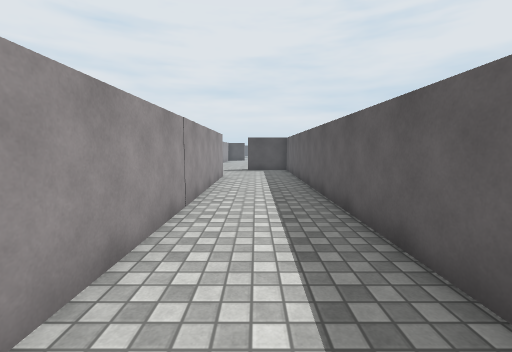
View 1 (above)

24 first-person views from a walk through a Unity game level. The camera is 1.3 m above the floor, tilts 6° down and sees 90° across. The floor is counted in squares, 1 m on a side. Each view is taken from the middle of a square. On the plan, view 1 faces up. The plan holds only what a view shows up to about 13 squares ahead; the rest is blank. The place goes on beyond the plan. The player is left out. Surface patterns are stand-ins for the level's own textures.

View 2
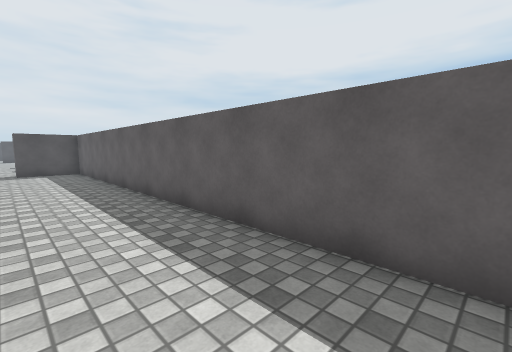

View 3
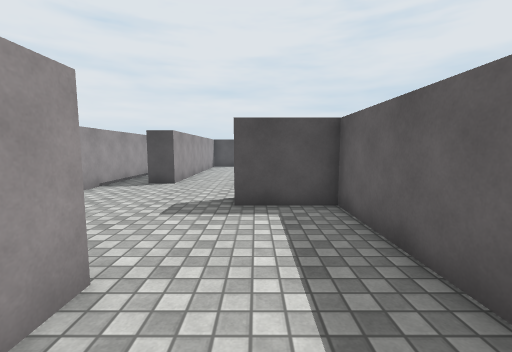

View 4
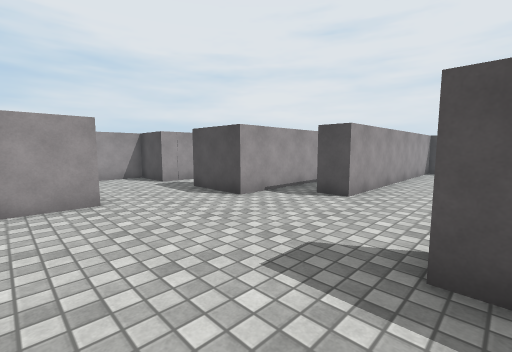

View 5
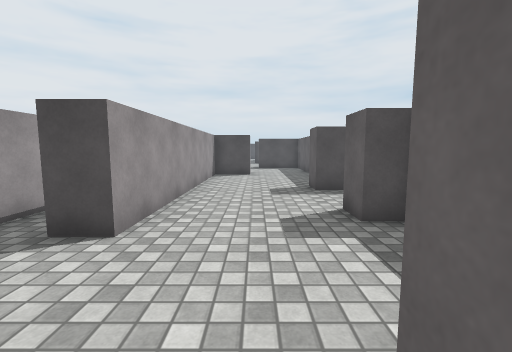

View 6
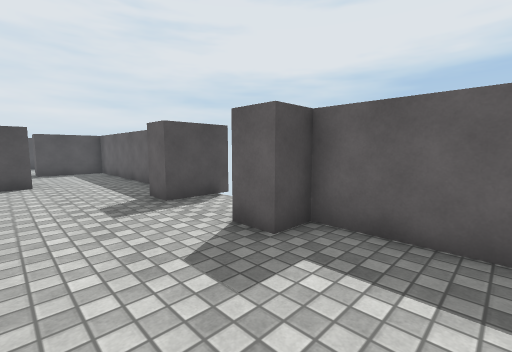

View 7
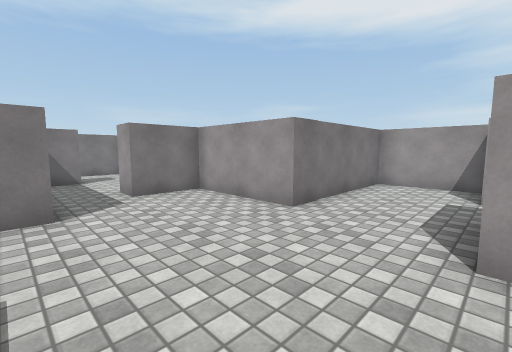

View 8
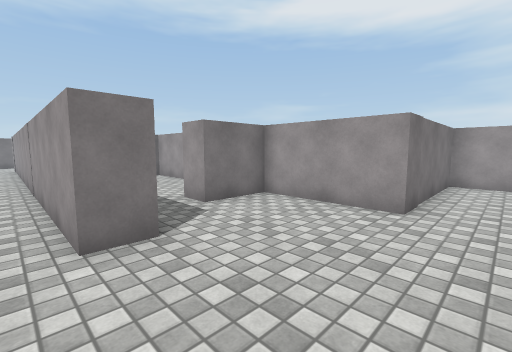

View 9
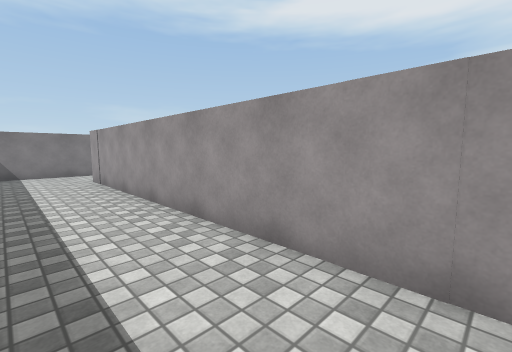

View 10
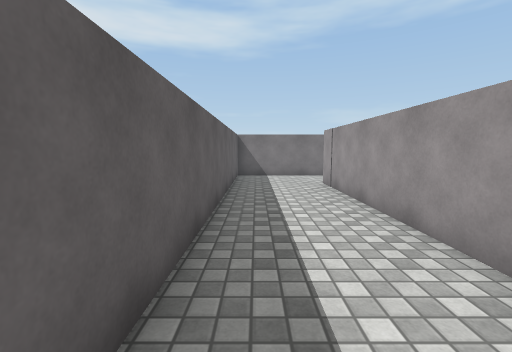

View 11
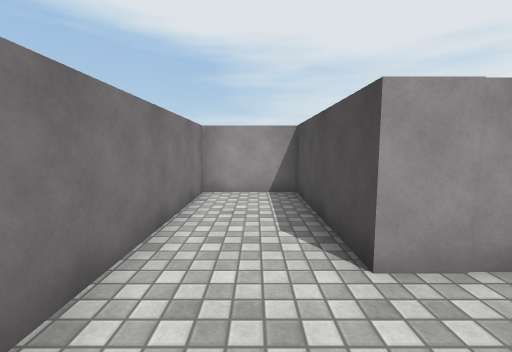

View 12
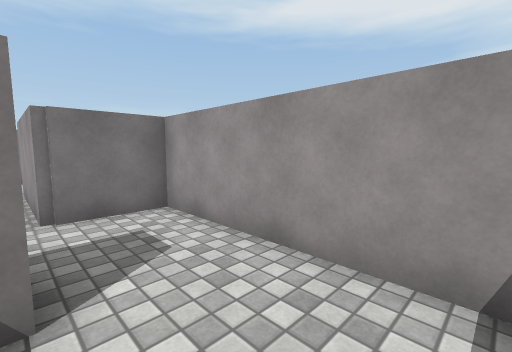

View 13
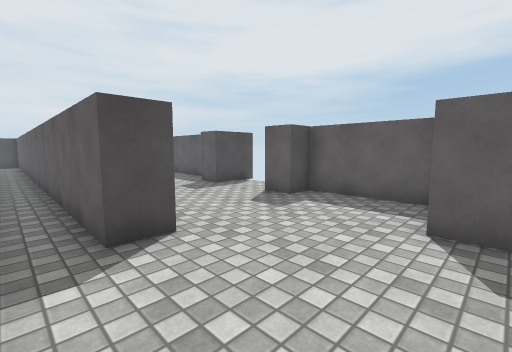

View 14
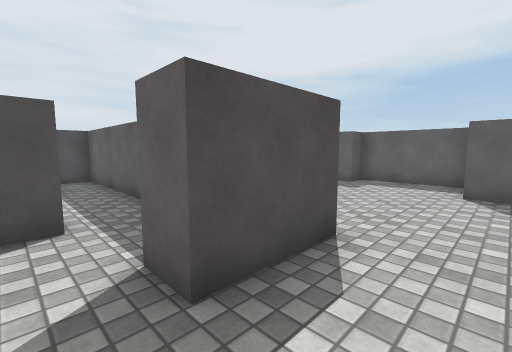

View 15
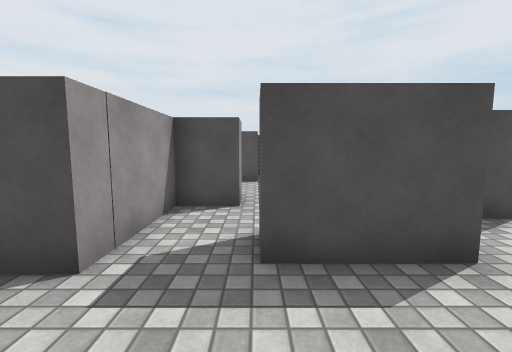

View 16
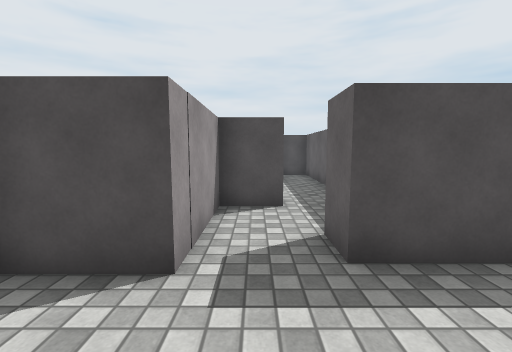

View 17
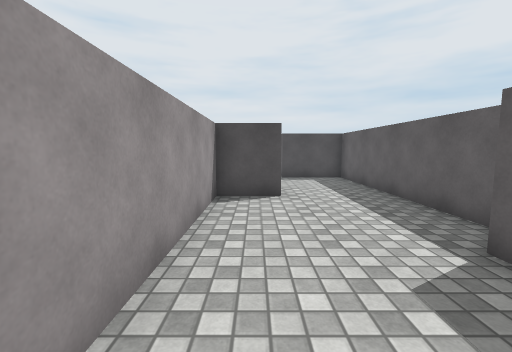

View 18
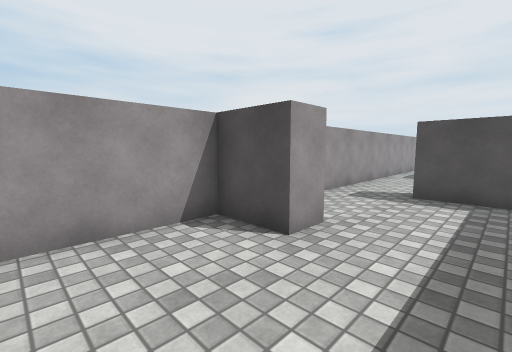

View 19
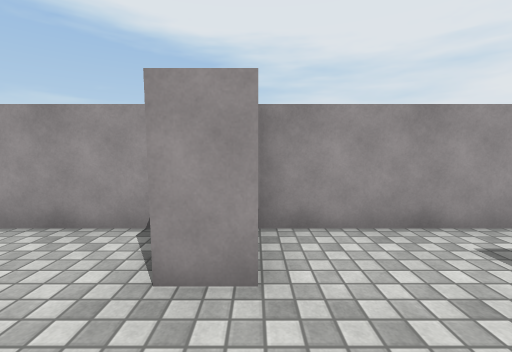

View 20
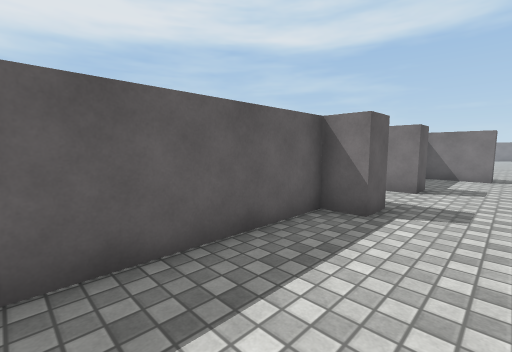

View 21
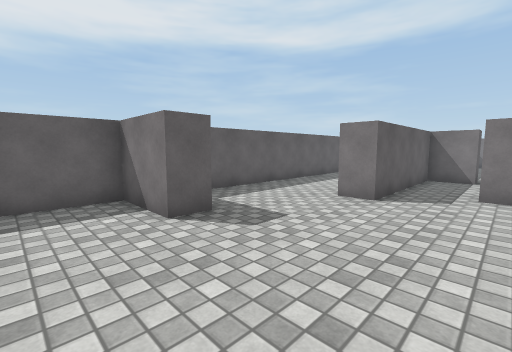

View 22
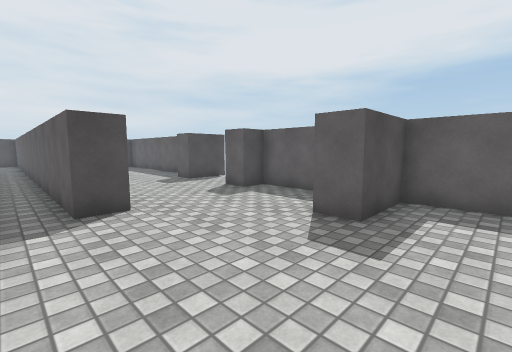

View 23
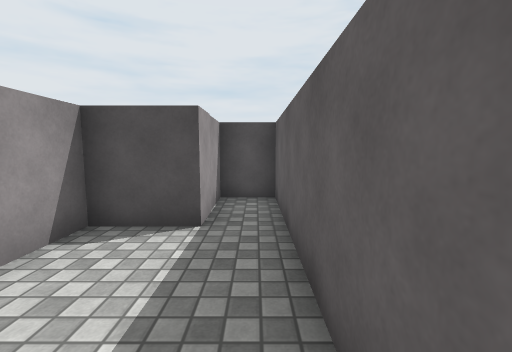

View 24
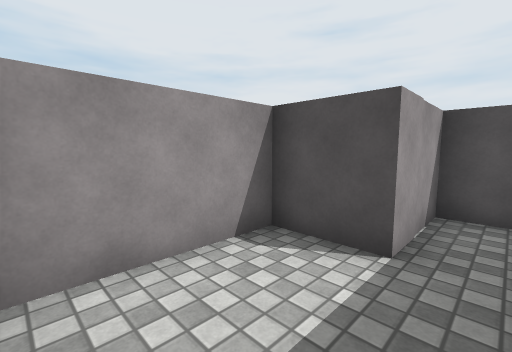

### Floor plan
Points are (right, up) in squares from view 1. A wall is a line through its corners. A room is listed if a view was taken in it or the views show most of it. See-through windows are left out.
Room 1 (views 1, 2, 3, 4, 5, 6, 7, 8, 9, 10, 11, 13, 14, 15, 16, 17, 18, 19, 20, 21, 22, 23, 24)
walls: (-2.6, 10.4) (-2.6, 12.4) (-1.6, 12.4) (-1.6, -4.8) (-6.6, -4.8) (-6.6, -7.6) (1.9, -7.6) (1.9, 15.8) (-0.5, 15.8) (-0.5, 16.8) (1.9, 16.8) (1.9, 20.5); (-6.5, 21.4) (-6.5, 27.8) (-8, 27.8) (-8, 26.2); (-5.5, 23) (-5.5, 18.8); (-11.9, 17.6) (-11.9, 14.5) (-6.6, 14.5) (-6.6, 10.7) (-4.5, 10.7); (1.9, 25.5) (1.9, 33.7) (-0.8, 33.7) (-0.8, 34.5); (-9.8, 25.2) (-9.8, 18.4); (-3.1, 34.5) (-3.1, 19.7) (-4.1, 19.7) (-4.1, 33.5)
ways out: opening at (-3.5, 10) to room 2
objects: other object (-11, 18) to (-10, 18); other object (-9, 21) to (-9, 22); other object (-9, 25) to (-8, 26); other object (-8, 18) to (-6, 19); other object (-2, 29) to (-2, 30); other object (1, 21) to (3, 21); other object (1, 24) to (3, 25)
Room 2 (view 12)
walls: (-2.6, 6.9) (-2.6, 10.4); (-6.6, 9.1) (-6.6, 3.6) (-4.5, 3.6); (-4.5, 10.7) (-4.5, 9.6)
ways out: opening at (-3.5, 10) to room 1; opening at (-3.5, 3)
objects: other object (-4, 6) to (-3, 6)

Positions as (right, up) in squares from view 1, and headings:
1: (0, 0), facing up
2: (-1, 0), facing up-right
3: (0, 10), facing up
4: (0, 13), facing up-left
5: (-1, 16), facing up
6: (-2, 18), facing up-right
7: (-2, 18), facing down-left
8: (-1, 16), facing down-left
9: (1, 7), facing down-left
10: (1, 5), facing down
11: (1, -6), facing left
12: (-4, 9), facing down-left
13: (-5, 16), facing up-right
14: (-9, 16), facing up-right
15: (-8, 15), facing up
16: (-9, 15), facing up
17: (-2, 22), facing up
18: (1, 26), facing up-left
19: (1, 30), facing left
20: (-1, 30), facing down-right
21: (-5, 19), facing down-right
22: (-5, 14), facing up-right
23: (-7, 21), facing up
24: (-7, 22), facing up-left
